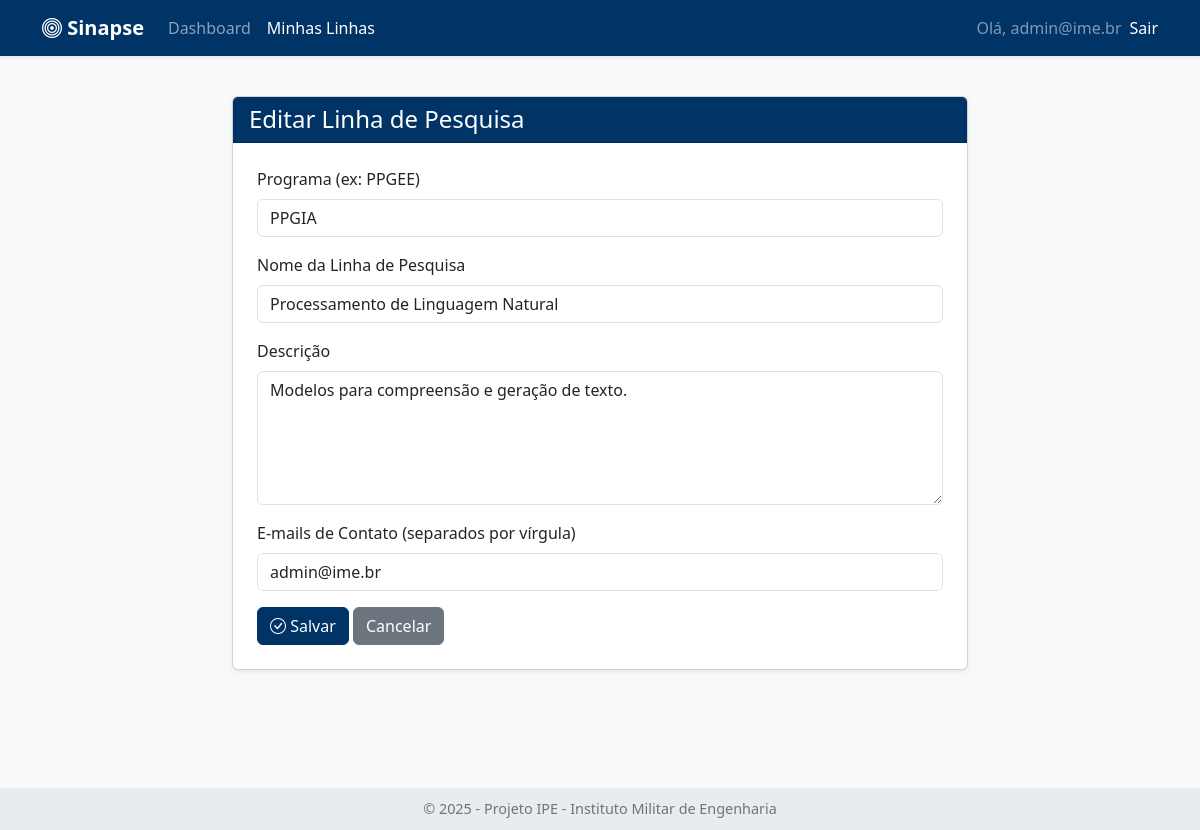
Before: /linhas/editar/2 (signed in) with the older database file.
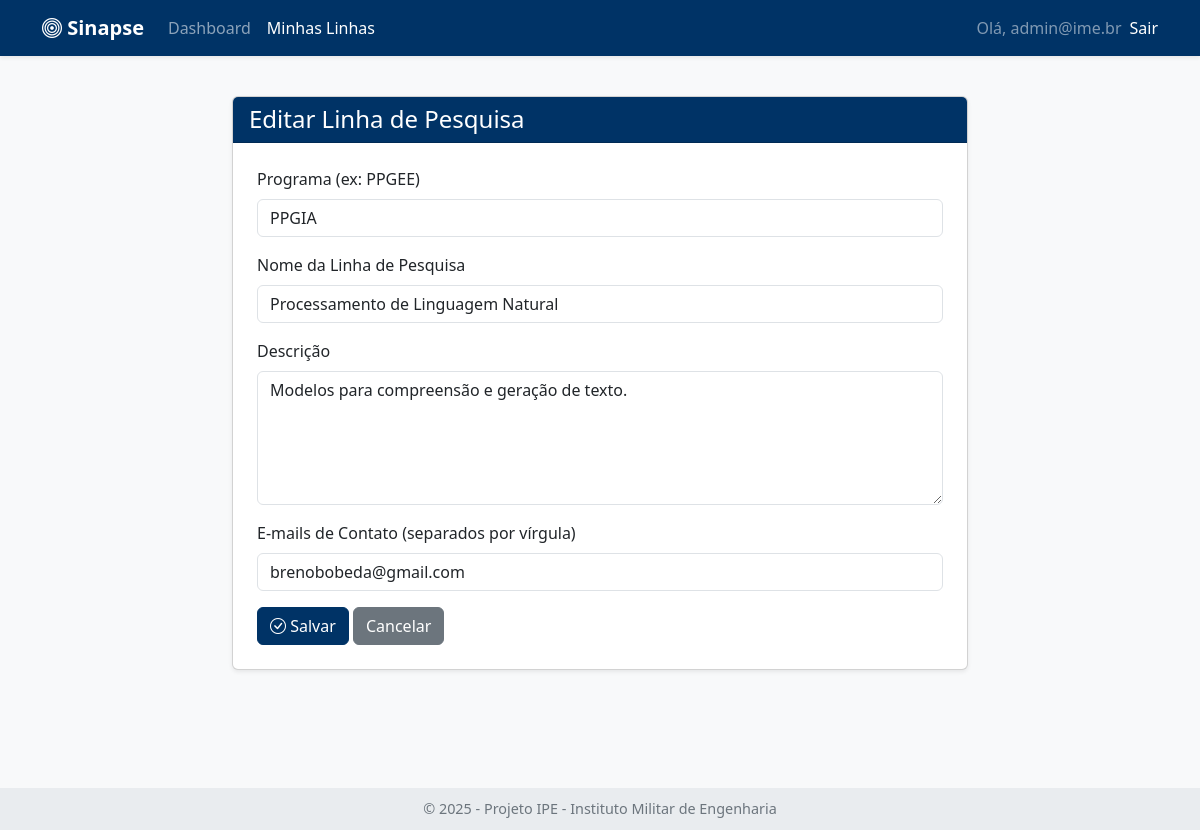
After: the same page with the newer database file.
### tables this page shows
CREATE TABLE linha_ime (
                id INTEGER PRIMARY KEY AUTOINCREMENT,
                programa TEXT,
                linha TEXT,
                descricao TEXT,
                emails_contato TEXT,
                embedding BLOB,
                user_id INTEGER,
                FOREIGN KEY (user_id) REFERENCES users (id)
            );

### app.py (the view, shortened to what this page needs)
@app.route('/linhas/editar/<int:linha_id>', methods=['GET', 'POST'])
@login_required
def editar_linha(linha_id):
    user_id = session['user_id']
    linha = motor.get_linha_by_id(linha_id, user_id)
    if linha is None:
        flash("Linha de pesquisa não encontrada ou você não tem permissão para editá-la.", "danger")
        return redirect(url_for('listar_linhas'))
    return render_template('linha_form.html', titulo="Editar Linha de Pesquisa", linha=linha)

### app.py (called while the page is built)
def login_required(f):
    @wraps(f)
    def decorated_function(*args, **kwargs):
        if 'user_id' not in session:
            flash("Você precisa fazer login para acessar esta página.", "warning")
            return redirect(url_for('login', next=request.path))
        return f(*args, **kwargs)
    return decorated_function

### motor_ia.py (called while the page is built)
    def _get_db_conn(self):
        try:
            sqlite3.register_adapter(np.ndarray, lambda arr: arr.astype(np.float32).tobytes())
            sqlite3.register_converter("vector", lambda b: np.frombuffer(b, dtype=np.float32))
            conn = sqlite3.connect(self.db_path, detect_types=sqlite3.PARSE_DECLTYPES | sqlite3.PARSE_COLNAMES)
            conn.row_factory = self._dict_factory
            return conn
        except sqlite3.Error as e:
            print(f"--- [DEBUG] MOTOR_IA: Erro ao CONECTAR ao banco de dados SQLite '{self.db_path}': {e} ---")
            return None

    def _dict_factory(self, cursor, row):
        d = {}
        for idx, col in enumerate(cursor.description):
            d[col[0]] = row[idx]
        return d

    def get_linha_by_id(self, linha_id, user_id):
        conn = self._get_db_conn()
        if not conn: return None
        try:
            cursor = conn.cursor()
            linha = cursor.execute("SELECT * FROM linha_ime WHERE id = ? AND user_id = ?", (linha_id, user_id)).fetchone()
            conn.close()
            return linha
        except sqlite3.Error as e:
            print(f"Erro ao buscar linha por ID: {e}")
            conn.close()
            return None

### templates/linha_form.html (shortened to what this page needs)
{% extends "base.html" %}
{% block content %}
<div class="row justify-content-center">
    <div class="col-lg-8">
        <div class="card shadow-sm">
            <div class="card-header h4 bg-main-brand text-white">
                {{ titulo }}
            </div>
            <div class="card-body p-4">
                <form method="post">
                    <div class="mb-3">
                        <label for="programa" class="form-label">Programa (ex: PPGEE)</label>
                        <input type="text" class="form-control" id="programa" name="programa" value="{{ linha.programa if linha else '' }}" required>
                    </div>
                    <div class="mb-3">
                        <label for="linha" class="form-label">Nome da Linha de Pesquisa</label>
                        <input type="text" class="form-control" id="linha" name="linha" value="{{ linha.linha if linha else '' }}" required>
                    </div>
                    <div class="mb-3">
                        <label for="descricao" class="form-label">Descrição</label>
                        <textarea class="form-control" id="descricao" name="descricao" rows="5" required>{{ linha.descricao if linha else '' }}</textarea>
                    </div>
                    <div class="mb-3">
                        <label for="emails_contato" class="form-label">E-mails de Contato (separados por vírgula)</label>
                        <input type="text" class="form-control" id="emails_contato" name="emails_contato" value="{{ linha.emails_contato if linha else '' }}">
                    </div>
                    <button type="submit" class="btn btn-main-brand"><i class="bi bi-check-circle"></i> Salvar</button>
                    <a href="{{ url_for('listar_linhas') }}" class="btn btn-secondary">Cancelar</a>
                </form>
            </div>
        </div>
    </div>
</div>
{% endblock %}

### templates/base.html (shortened to what this page needs)
<!DOCTYPE html>
<html lang="pt-BR">
<head>
    <link href="https://cdn.jsdelivr.net/npm/bootstrap@5.3.3/dist/css/bootstrap.min.css" rel="stylesheet">
    <link rel="stylesheet" href="https://cdn.jsdelivr.net/npm/bootstrap-icons@1.11.3/font/bootstrap-icons.min.css">
</head>
<body>
    <nav class="navbar navbar-expand-lg navbar-dark shadow-sm">
        <div class="container">
            <a class="navbar-brand fw-bold" href="{{ url_for('home') }}">
                <i class="bi bi-bullseye"></i> Sinapse
            </a>
            <div class="collapse navbar-collapse" id="navbarNav">
                <ul class="navbar-nav me-auto mb-2 mb-lg-0">
                    <li class="nav-item">
                        <a class="nav-link {% if request.endpoint == 'home' %}active{% endif %}" href="{{ url_for('home') }}">Dashboard</a>
                    </li>
                    <li class="nav-item" id="nav-minhas-linhas" style="display: none;">
                        <a class="nav-link {% if 'linha' in request.endpoint %}active{% endif %}" href="{{ url_for('listar_linhas') }}">Minhas Linhas</a>
                    </li>
                </ul>
                <div class="d-flex align-items-center">
                    <span id="navbarUserInfo" class="navbar-text text-white-50" style="display: none; margin-right: 0.5rem;"></span>
                    <a id="navbarLoginLink" class="nav-link nav-link-login text-white" href="{{ url_for('login') }}">Fazer Login</a>
                </div>
            </div>
        </div>
    </nav>
    <main class="container mt-4 mb-5">
        {% block content %}{% endblock %}
    </main>
     <footer class="footer text-center">
        <p class="mb-0">&copy; 2025 - Projeto IPE - Instituto Militar de Engenharia</p>
    </footer>
</body>
</html>

### templates/base.html (style rules this page uses)
body { background-color: #f8f9fa; padding-bottom: 80px; }
.navbar-dark { background-color: #003366; }
.card-header { background-color: #e9ecef; }
.bg-main-brand { background-color: #003366 !important; }
.btn-main-brand { background-color: #003366; border-color: #003366; color: #fff; }
.footer { position: fixed; left: 0; bottom: 0; width: 100%; background-color: #e9ecef; color: #6c757d; text-align: center; padding: 10px 0; font-size: 0.9em; z-index: 1000; }
.navbar .nav-link-login { cursor: pointer; }
.navbar .navbar-text { margin-right: 0.5rem; }
main.container { padding-top: 1rem; padding-bottom: 2rem; }

Changed rows visible on the page:
changed linha_ime "PPGIA": emails_contato "admin@ime.br" → "brenobobeda@gmail.com"
